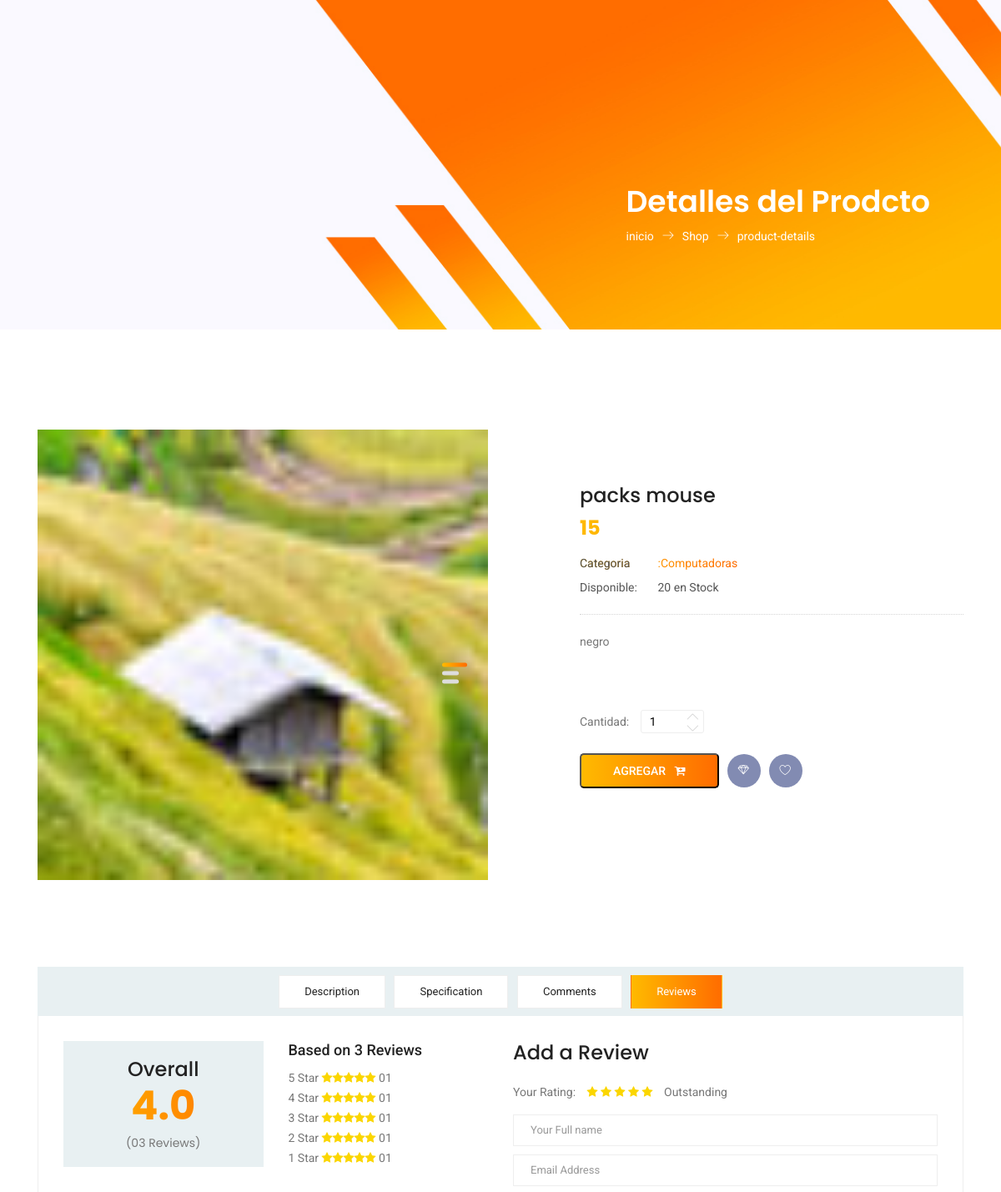
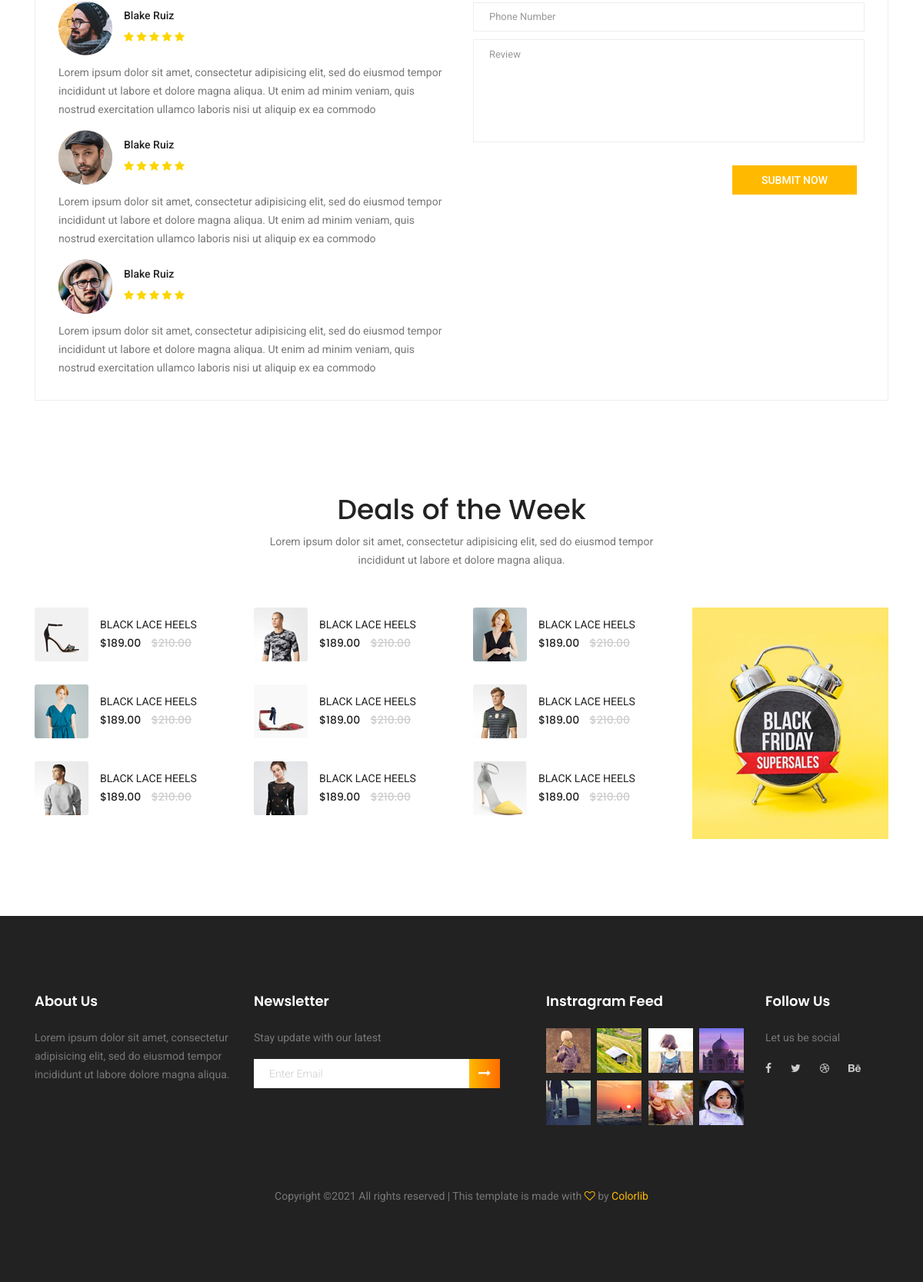
Page /View/mostrarcatalogo.php?id=1 on the committed database (2 pictures, top to bottom).
### tables this page shows
CREATE TABLE `catalogo` (
  `id` int(11) NOT NULL,
  `nombre` varchar(200) NOT NULL,
  `descripcion` varchar(200) NOT NULL,
  `proveedor` varchar(100) NOT NULL,
  `categoria` varchar(100) NOT NULL,
  `stock` int(11) NOT NULL,
  `precio` float NOT NULL,
  `fechaIngreso` timestamp NOT NULL DEFAULT CURRENT_TIMESTAMP ON UPDATE CURRENT_TIMESTAMP,
  `imagen` varchar(500) NOT NULL
);

### View/mostrarcatalogo.php (the view, shortened to what the rows shown need)
<!DOCTYPE html>
<html lang="zxx" class="no-js">
<head>
<link rel="stylesheet" href="css/shop.css" type="text/css" media="screen" property="" />
	<link rel="stylesheet" href="css/linearicons.css">
	<link rel="stylesheet" href="css/font-awesome.min.css">
	<link rel="stylesheet" href="css/themify-icons.css">
	<link rel="stylesheet" href="css/bootstrap.css">
	<link rel="stylesheet" href="css/owl.carousel.css">
	<link rel="stylesheet" href="css/nice-select.css">
	<link rel="stylesheet" href="css/nouislider.min.css">
	<link rel="stylesheet" href="css/ion.rangeSlider.css" />
	<link rel="stylesheet" href="css/ion.rangeSlider.skinFlat.css" />
	<link rel="stylesheet" href="css/main.css">
</head>
<body>
	<section class="banner-area organic-breadcrumb">
		<div class="container">
			<div class="breadcrumb-banner d-flex flex-wrap align-items-center justify-content-end">
				<div class="col-first">
					<h1>Detalles del Prodcto</h1>
				</div>
			</div>
		</div>
	</section>
	<?php
		require_once ("../Admin/DonShapra-Oficial/Private/Model/ModelCatalogo.php");
			$id=$_GET['id'];
					$enlace=new ModeloCatalogo();
					$resultado=$enlace->mostrarCatalogoId($id);
					while($fila=$resultado->fetch_array(MYSQLI_ASSOC))
					{
					$imagen=$fila['imagen'];
					$producto=$fila['nombre'];
					$descripcion=$fila['descripcion'];
					 $precioV=$fila['precio'];
					 $stock=$fila['stock'];
					 $categoria=$fila['categoria'];
	?>
	<div class="product_image_area">
		<div class="container">
			<div class="row s_product_inner">
				<div class="col-lg-6">
					<div class="s_Product_carousel">
						<div class="single-prd-item">
							<img class="img-fluid" src="../Admin/DonShapra-Oficial/Private/View/assets/images/catalogo/<?php echo $imagen ?>" alt="">
						</div>
					</div>
				</div>
				<div class="col-lg-5 offset-lg-1">
					<div class="s_product_text">
						<h3><?php echo $producto; ?></h3>
						<h2><?php echo $precioV; ?></h2>
						<ul class="list">
							<li><a class="active" href="#"><span>Categoria</span> :<?php echo $categoria; ?></a></li>
							<li><a href="#"><span>Disponible:</span> <?php echo $stock; ?> en Stock</a></li>
						</ul>
						<p><?php echo $descripcion; ?></p>
						<div class="product_count">
							<label for="qty">Cantidad:</label>
							<input type="text" name="qty" id="sst" maxlength="12" value="1" title="Quantity:" class="input-text qty">
							<button onclick="var result = document.getElementById('sst'); var sst = result.value; if( !isNaN( sst )) result.value++;return false;"
							 class="increase items-count" type="button"><i class="lnr lnr-chevron-up"></i></button>
							<button onclick="var result = document.getElementById('sst'); var sst = result.value; if( !isNaN( sst ) &amp;&amp; sst > 0 ) result.value--;return false;"
							 class="reduced items-count" type="button"><i class="lnr lnr-chevron-down"></i></button>
						</div>
						<div class="card_area d-flex align-items-center">
						<form action="#" method="post">
													<button type="submit" class="primary-btn">Agregar &nbsp;&nbsp;<i class="fa fa-cart-plus" aria-hidden="true"></i></button>
												</form>
							<a class="icon_btn" href="#"><i class="lnr lnr lnr-diamond"></i></a>
							<a class="icon_btn" href="#"><i class="lnr lnr lnr-heart"></i></a>
						</div>
					</div>
				</div>
			</div>
		</div>
	</div>
	<?php }  ?>
	<section class="related-product-area section_gap_bottom">
		<div class="container">
			<div class="row justify-content-center">
				<div class="col-lg-6 text-center">
					<div class="section-title">
						<h1>Deals of the Week</h1>
					</div>
				</div>
			</div>
		</div>
	</section>
</body>
</html>

### rows in the picture
catalogo: imagen (picture), nombre "packs mouse", precio "15", categoria "Computadoras", stock "20", descripcion "negro"
